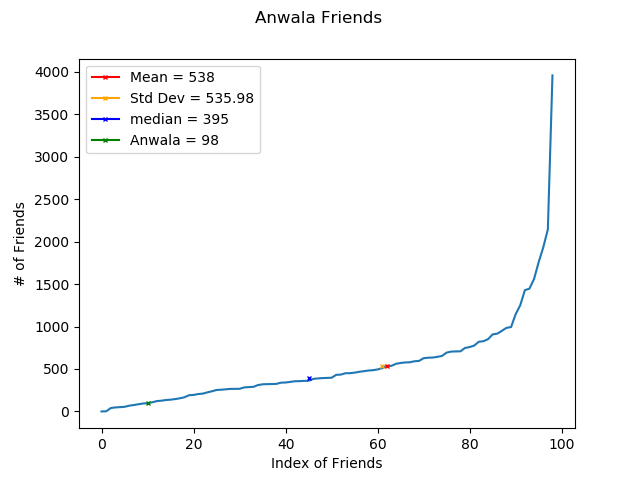

The script that drew this image:
import operator
from collections import Counter
import numpy as np
import matplotlib.pyplot as plt
from statistics import median
import math


x = [1,2,40,48,51,55,68,76,85,94,98,108,122,127,135,139,146,155,167,191,195,205,210,225,238,253,256,261,266,266,267,283,287,290,311,320,322,323,325,339,341,348,356,357,360,361,383,389,393,395,397,431,434,450,451,457,467,474,482,486,495,510,536,537,561,571,577,579,591,595,627,633,635,643,654,693,705,707,708,748,758,776,821,827,851,907,916,949,984,993,1145,1250,1427,1446,1559,1757,1931,2143,3955]
mean = 538
medium = 395
std = 535.98
anwala = 98

plt.plot(x)
plt.suptitle('Anwala Friends')
plt.plot([62],mean,marker='x',markersize=4, color='red', label = 'Mean = 538')
plt.plot([61],std,marker='x',markersize=4, color='orange', label = 'Std Dev = 535.98')
plt.plot([45],medium,marker='x',markersize=4, color='blue', label = 'median = 395')
plt.plot([10],anwala,marker='x',markersize=4, color='green', label = 'Anwala = 98')
plt.legend()
plt.ylabel('# of Friends')
plt.xlabel('Index of Friends')
plt.show()
